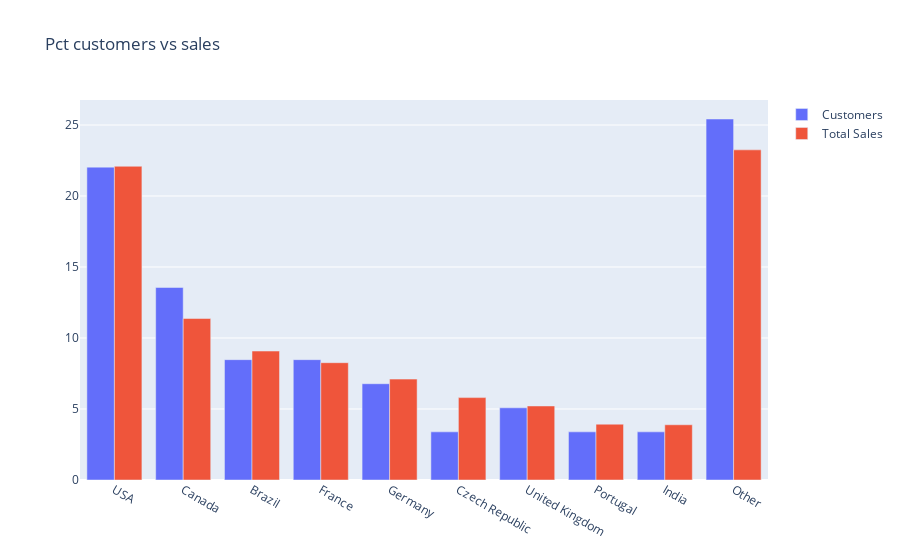

The notebook cell saved with this chart:
### Code cell
customer_ratio = country_metrics["customers"] / country_metrics["customers"].sum() * 100.0
sales_ratio = country_metrics["total_sales"] / country_metrics["total_sales"].sum() * 100.0


custs_vs_dollars = go.Figure(data=[
    go.Bar(name='Customers', x=country_metrics["country"], y=customer_ratio),
    go.Bar(name='Total Sales', x=country_metrics["country"], y=sales_ratio),
])

# Change the bar mode
custs_vs_dollars.update_layout(barmode='group', title_text="Pct customers vs sales")
custs_vs_dollars.show()

### Figure 1 — Plotly figure (JSON) as saved in the notebook; plotly's stock layout.template omitted (floating-point values rounded to 4 significant figures)
{"data": [{"name": "Customers", "type": "bar", "x": ["USA", "Canada", "Brazil", "France", "Germany", "Czech Republic", "United Kingdom", "Portugal", "India", "Other"], "y": [22.03, 13.56, 8.475, 8.475, 6.78, 3.39, 5.085, 3.39, 3.39, 25.42]}, {"name": "Total Sales", "type": "bar", "x": ["USA", "Canada", "Brazil", "France", "Germany", "Czech Republic", "United Kingdom", "Portugal", "India", "Other"], "y": [22.09, 11.37, 9.081, 8.262, 7.105, 5.802, 5.213, 3.931, 3.889, 23.25]}], "layout": {"barmode": "group", "title": {"text": "Pct customers vs sales"}}}
